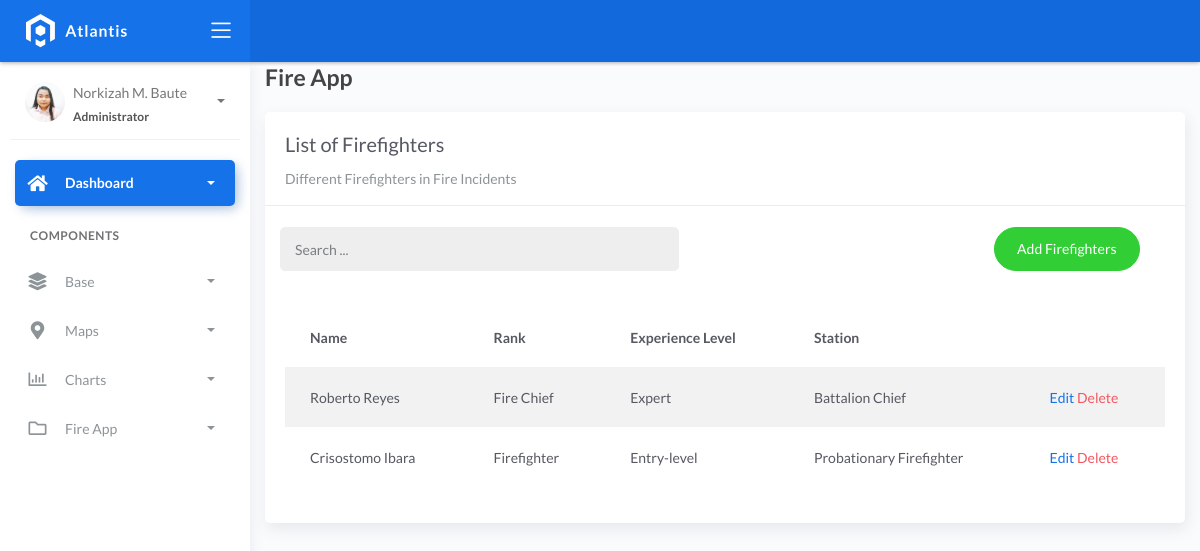
The app's page /firefighters, older data.
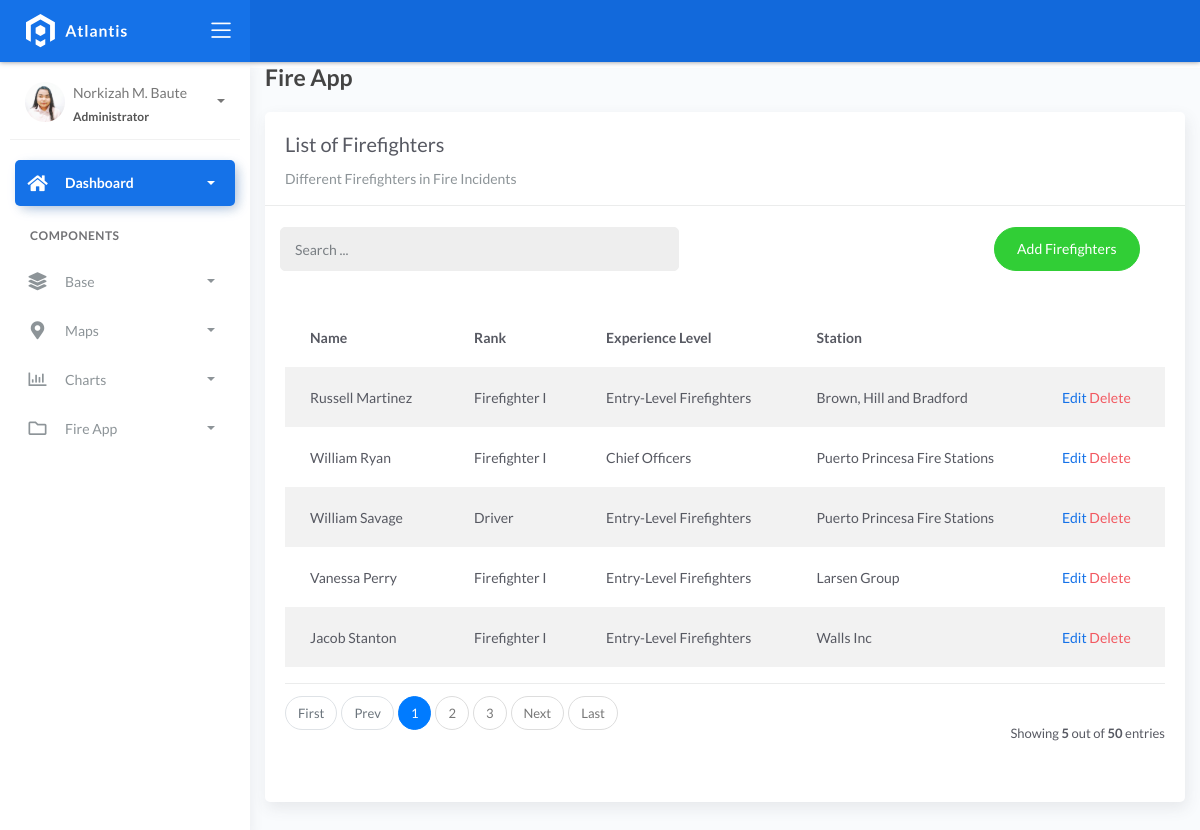
The same page, newer data.
### fire/models.py (models this page shows, shortened)
class BaseModel(models.Model):
    created_at = models.DateTimeField(auto_now_add=True, db_index=True)
    updated_at = models.DateTimeField(auto_now=True)
    class Meta:
        abstract = True

class Firefighters(BaseModel):
    XP_RANK = (
        ('Veteran', 'Probationary Firefighter'),
        ('Firefighter I', 'Firefighter I'),
        ('Firefighter II', 'Firefighter II'),
        ('Firefighter III', 'Firefighter III'),
        ('Driver', 'Driver'),
        ('Captain', 'Captain'),
        ('Battalion Chief', 'Battalion Chief'),)
    XP_CHOICES = (
        ('Entry-Level Firefighters', 'Entry-Level Firefighters'),
        ('Junior Firefighters', 'Junior Firefighters'),
        ('Senior Firefighters', 'Senior Firefighters'),
        ('Company Officers', 'Company Officers'),
        ('Chief Officers', 'Chief Officers'),)
    name = models.CharField(max_length=150)
    rank = models.CharField(
        max_length=45, null=True, blank=True, choices=XP_RANK)
    experience_level = models.CharField(
        max_length=45, null=True, blank=True, choices=XP_CHOICES)
    station = models.CharField(max_length=45, null=True, blank=True)

### fire/views.py (the view)
# urls.py: path('firefighters', FireFightersList.as_view(), name='firefighters-list'),
class FireFightersList(ListView):
    model = Firefighters
    context_object_name = 'firefighters'
    template_name = "firefighters_list.html"
    paginate_by = 5
    def get_queryset(self, *args, **kwargs):
            qs = super(FireFightersList, self).get_queryset(*args, **kwargs)
            if self.request.GET.get("q") is not None:
                query = self.request.GET.get("q")
                qs = qs.filter(Q(name__icontains=query) |
                            Q(rank__icontains=query) | Q(experience_level__icontains=query) | Q(station__icontains=query))
            return qs

### templates/firefighters_list.html (shortened to what this page needs)
{% extends 'base.html' %} {% load static %} {% block content %}
<div class="content">
    <div class="container-fluid">
        <h4 class="page-title">Fire App</h4>
        <div class="row">
            <div class="col-md-12">
                <div class="card">
                    <div class="card-header">
                        <div class="card-title">List of Firefighters</div>
                        <div class="card-category">Different Firefighters in Fire Incidents</div>
                    </div>
                    <br>
                        <div class="col-md-12 row">
                            <div class="col-md-6">
                                <form class="navbar-left navbar-form nav-search mr-md-3" action="{% url 'firefighters-list' %}">
                                    <div class="input-group">
                                        <input type="text" placeholder="Search ..." class="form-control" name="q">
                                        <div class="input-group-append">
                                        <span class="input-group-text">
                                        </span>
                                        </div>
                                    </div>
                                </form>
                            </div>
                            <div class="col-md-6">
                                <div class="pull-right">
                                    <a href="{% url 'firefighters-add'%}" class="btn btn-success btn-rounded">Add Firefighters</a>
                                </div>
                            </div>
                        </div>
                    <div class="card-body">
                        <table class="table table-striped mt-3">
                            <thead>
                                <tr>
                                    <th scope="col">Name</th>
                                    <th scope="col">Rank</th>
                                    <th scope="col">Experience Level</th>
                                    <th scope="col">Station</th>
                                </tr>
                            </thead>
                            <tbody>
                                {% for object in object_list %}
                                <tr>
                                    <td>{{ object.name}}</td>
                                    <td>{{ object.rank}}</td>
                                    <td>{{ object.experience_level}}</td>
                                    <td>{{ object.station}}</td>
                                    <td>
                                        <a href="firefighters/edit/{{ object.id }}">Edit</a>
                                        <a href="firefighters/delete/{{ object.id }}" class="text-danger">Delete</a>
                                    </td>
                                </tr>
                                {% empty %}
                                <tr>
                                    <td colspan="4" style="text-align: center">
                                    <p class="text-sm font-weight-bold mb-0">No Records Found</p>
                                    </td>
                                </tr>
                                {% endfor %}
                            </tbody>
                        </table>
                        {% include 'includes/pagination.html' %}
                    </div>
                </div>
            </div>
        </div>
    </div>
</div>
{% endblock %}

Row changes from the older to the newer data that the page shows:
removed Firefighters: name "Roberto Reyes", rank "Fire Chief", experience_level "Expert", station "Battalion Chief"
removed Firefighters: name "Crisostomo Ibara", rank "Firefighter", experience_level "Entry-level", station "Probationary Firefighter"
added Firefighters: name "Russell Martinez", rank "Firefighter I", experience_level "Entry-Level Firefighters", station "Brown, Hill and Bradford"
added Firefighters: name "William Ryan", rank "Firefighter I", experience_level "Chief Officers", station "Puerto Princesa Fire Stations"
added Firefighters: name "William Savage", rank "Driver", experience_level "Entry-Level Firefighters", station "Puerto Princesa Fire Stations"
added Firefighters: name "Vanessa Perry", rank "Firefighter I", experience_level "Entry-Level Firefighters", station "Larsen Group"
added Firefighters: name "Jacob Stanton", rank "Firefighter I", experience_level "Entry-Level Firefighters", station "Walls Inc"
Text that changed along with them:
{{ object_list.count }}: (not shown) → "5"
{{ paginator.count }}: (not shown) → "50"
text now shown: "First Prev Next Last Showing out of entries"
new list line: "1"
new list line: "2"
new list line: "3"
